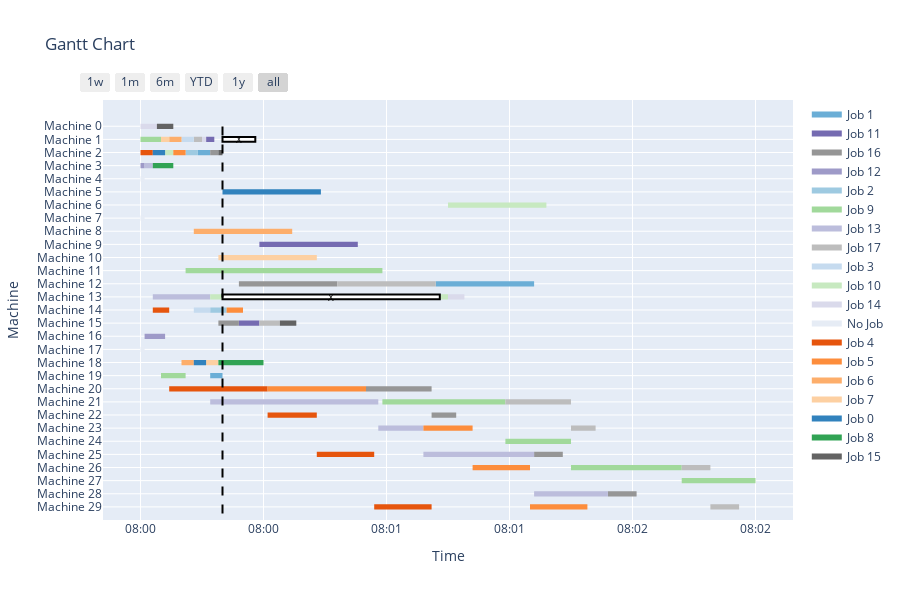

Notebook code for this chart:
### Code cell
# Running schedule
completion = False
# Random events
JA_event, MB_event, events, t, trigger              = random_events(t, K, X_ijk, S_ij, C_ij, JA_event, MB_event, events,\
                                                                    maxtimeacceptnewjob, J, defectProb)

print(t)
while completion == False and trigger is not None:
    if t < np.max(C_ij):
        # Snapshot
        S_k, S_j, J, I, JSet, OJSet, DSet, ODSet,    \
        OperationPool, n_ops_left_j, MC_ji, n_MC_ji, \
        d_j, n_j, p_ijk, h_ijk,                      \
        org_p_ijk, org_h_ijk, org_n_j,               \
        org_MC_ji, org_n_MC_ji,                      \
        Oij_on_machine, affected_Oij,                \
        MB_info, MB_record,  X_ijk, S_ij, C_ij,      \
        JA, percent_JA, MB, percent_MB, remaining_re,\
        CT_k, T_cur, Tard_job, C_j                   = snapshot(t, trigger, MC_ji, n_MC_ji,                         \
                                                                d_j, n_j, p_ijk, h_ijk, J, I, K, X_ijk, S_ij, C_ij, \
                                                                OperationPool, MB_info, MB_record, S_k,             \
                                                                org_J, org_p_ijk, org_h_ijk, org_n_j,               \
                                                                org_MC_ji, org_n_MC_ji, C_j                         )
        # Store previous schedule
        X_previous, S_previous, C_previous           = store_schedule(X_ijk, S_ij, C_ij)       
        action_method 						         = action_space(J, I, K, p_ijk, h_ijk, d_j, n_j, 
                                                                    MC_ji, n_MC_ji, n_ops_left_j, OperationPool, S_k, S_j, 
                                                                    JSet, OJSet, Oij_on_machine, affected_Oij, 
                                                                    t, X_ijk, S_ij, C_ij, C_j, CT_k, T_cur, Tard_job, NewJobList, maxtime)
        action_id                                    = 2
        print(action_name[action_id])

        reschedule							         = action_method[action_id]
        GBest, X_ijk, S_ij, C_ij, C_j                = reschedule()
        print(GBest)
        X_ijk, S_ij, C_ij                            = update_schedule(DSet, ODSet, X_ijk, S_ij, C_ij, X_previous, S_previous, C_previous)
        fig2 = plot(J, K, n_j, X_ijk, S_ij, C_ij, MB_record, t)
        display(fig2)
        

        JA_event, MB_event, events, t, trigger      = random_events(t, K, X_ijk, S_ij, C_ij, JA_event, MB_event, events,\
                                                                    maxtimeacceptnewjob, J, defectProb)
        completion = True
    # else: completion = True

### Figure 1 — Plotly figure (JSON) as saved in the notebook; plotly's stock layout.template omitted (floating-point values rounded to 4 significant figures)
{"data": [{"fill": "toself", "fillcolor": "rgb(107, 174, 214)", "hoverinfo": "name", "legendgroup": "rgb(107, 174, 214)", "mode": "none", "name": "Job 1", "type": "scatter", "x": ["2024-07-01T08:00:14", "2024-07-01T08:00:17", "2024-07-01T08:00:17", "2024-07-01T08:00:14", "2024-07-01T08:00:14", "2024-07-01T08:01:12", "2024-07-01T08:01:36", "2024-07-01T08:01:36", "2024-07-01T08:01:12", "2024-07-01T08:01:12", "2024-07-01T08:00:17", "2024-07-01T08:00:20", "2024-07-01T08:00:20", "2024-07-01T08:00:17"], "y": [26.8, 26.8, 27.2, 27.2, null, 16.8, 16.8, 17.2, 17.2, null, 9.8, 9.8, 10.2, 10.2]}, {"fill": "toself", "fillcolor": "rgb(117, 107, 177)", "hoverinfo": "name", "legendgroup": "rgb(117, 107, 177)", "mode": "none", "name": "Job 11", "type": "scatter", "x": ["2024-07-01T08:00:16", "2024-07-01T08:00:18", "2024-07-01T08:00:18", "2024-07-01T08:00:16", "2024-07-01T08:00:16", "2024-07-01T08:00:29", "2024-07-01T08:00:53", "2024-07-01T08:00:53", "2024-07-01T08:00:29", "2024-07-01T08:00:29", "2024-07-01T08:00:24", "2024-07-01T08:00:29", "2024-07-01T08:00:29", "2024-07-01T08:00:24"], "y": [27.8, 27.8, 28.2, 28.2, null, 19.8, 19.8, 20.2, 20.2, null, 13.8, 13.8, 14.2, 14.2]}, {"fill": "toself", "fillcolor": "rgb(150, 150, 150)", "hoverinfo": "name", "legendgroup": "rgb(150, 150, 150)", "mode": "none", "name": "Job 16", "type": "scatter", "x": ["2024-07-01T08:00:17", "2024-07-01T08:00:19", "2024-07-01T08:00:19", "2024-07-01T08:00:17", "2024-07-01T08:00:17", "2024-07-01T08:00:24", "2024-07-01T08:00:48", "2024-07-01T08:00:48", "2024-07-01T08:00:24", "2024-07-01T08:00:24", "2024-07-01T08:00:19", "2024-07-01T08:00:24", "2024-07-01T08:00:24", "2024-07-01T08:00:19", "2024-07-01T08:00:19", "2024-07-01T08:00:55", "2024-07-01T08:01:11", "2024-07-01T08:01:11", "2024-07-01T08:00:55", "2024-07-01T08:00:55", "2024-07-01T08:01:11", "2024-07-01T08:01:17", "2024-07-01T08:01:17", "2024-07-01T08:01:11", "2024-07-01T08:01:11", "2024-07-01T08:01:36", "2024-07-01T08:01:43", "2024-07-01T08:01:43", "2024-07-01T08:01:36", "2024-07-01T08:01:36", "2024-07-01T08:01:54", "2024-07-01T08:02:01", "2024-07-01T08:02:01", "2024-07-01T08:01:54"], "y": [26.8, 26.8, 27.2, 27.2, null, 16.8, 16.8, 17.2, 17.2, null, 13.8, 13.8, 14.2, 14.2, null, 8.8, 8.8, 9.2, 9.2, null, 6.8, 6.8, 7.2, 7.2, null, 3.8, 3.8, 4.2, 4.2, null, 0.8, 0.8, 1.2, 1.2]}, {"fill": "toself", "fillcolor": "rgb(158, 154, 200)", "hoverinfo": "name", "legendgroup": "rgb(158, 154, 200)", "mode": "none", "name": "Job 12", "type": "scatter", "x": ["2024-07-01T08:00:00", "2024-07-01T08:00:01", "2024-07-01T08:00:01", "2024-07-01T08:00:00", "2024-07-01T08:00:00", "2024-07-01T08:00:01", "2024-07-01T08:00:06", "2024-07-01T08:00:06", "2024-07-01T08:00:01"], "y": [25.8, 25.8, 26.2, 26.2, null, 12.8, 12.8, 13.2, 13.2]}, {"fill": "toself", "fillcolor": "rgb(158, 202, 225)", "hoverinfo": "name", "legendgroup": "rgb(158, 202, 225)", "mode": "none", "name": "Job 2", "type": "scatter", "x": ["2024-07-01T08:00:11", "2024-07-01T08:00:14", "2024-07-01T08:00:14", "2024-07-01T08:00:11", "2024-07-01T08:00:11", "2024-07-01T08:00:17", "2024-07-01T08:00:21", "2024-07-01T08:00:21", "2024-07-01T08:00:17"], "y": [26.8, 26.8, 27.2, 27.2, null, 14.8, 14.8, 15.2, 15.2]}, {"fill": "toself", "fillcolor": "rgb(161, 217, 155)", "hoverinfo": "name", "legendgroup": "rgb(161, 217, 155)", "mode": "none", "name": "Job 9", "type": "scatter", "x": ["2024-07-01T08:00:00", "2024-07-01T08:00:05", "2024-07-01T08:00:05", "2024-07-01T08:00:00", "2024-07-01T08:00:00", "2024-07-01T08:00:11", "2024-07-01T08:00:59", "2024-07-01T08:00:59", "2024-07-01T08:00:11", "2024-07-01T08:00:11", "2024-07-01T08:00:05", "2024-07-01T08:00:11", "2024-07-01T08:00:11", "2024-07-01T08:00:05", "2024-07-01T08:00:05", "2024-07-01T08:00:59", "2024-07-01T08:01:29", "2024-07-01T08:01:29", "2024-07-01T08:00:59", "2024-07-01T08:00:59", "2024-07-01T08:01:29", "2024-07-01T08:01:45", "2024-07-01T08:01:45", "2024-07-01T08:01:29", "2024-07-01T08:01:29", "2024-07-01T08:01:45", "2024-07-01T08:02:12", "2024-07-01T08:02:12", "2024-07-01T08:01:45", "2024-07-01T08:01:45", "2024-07-01T08:02:12", "2024-07-01T08:02:30", "2024-07-01T08:02:30", "2024-07-01T08:02:12"], "y": [27.8, 27.8, 28.2, 28.2, null, 17.8, 17.8, 18.2, 18.2, null, 9.8, 9.8, 10.2, 10.2, null, 7.8, 7.8, 8.2, 8.2, null, 4.8, 4.8, 5.2, 5.2, null, 2.8, 2.8, 3.2, 3.2, null, 1.8, 1.8, 2.2, 2.2]}, {"fill": "toself", "fillcolor": "rgb(188, 189, 220)", "hoverinfo": "name", "legendgroup": "rgb(188, 189, 220)", "mode": "none", "name": "Job 13", "type": "scatter", "x": ["2024-07-01T08:00:01", "2024-07-01T08:00:03", "2024-07-01T08:00:03", "2024-07-01T08:00:01", "2024-07-01T08:00:01", "2024-07-01T08:00:03", "2024-07-01T08:00:17", "2024-07-01T08:00:17", "2024-07-01T08:00:03", "2024-07-01T08:00:03", "2024-07-01T08:00:17", "2024-07-01T08:00:58", "2024-07-01T08:00:58", "2024-07-01T08:00:17", "2024-07-01T08:00:17", "2024-07-01T08:00:58", "2024-07-01T08:01:09", "2024-07-01T08:01:09", "2024-07-01T08:00:58", "2024-07-01T08:00:58", "2024-07-01T08:01:09", "2024-07-01T08:01:36", "2024-07-01T08:01:36", "2024-07-01T08:01:09", "2024-07-01T08:01:09", "2024-07-01T08:01:36", "2024-07-01T08:01:54", "2024-07-01T08:01:54", "2024-07-01T08:01:36"], "y": [25.8, 25.8, 26.2, 26.2, null, 15.8, 15.8, 16.2, 16.2, null, 7.8, 7.8, 8.2, 8.2, null, 5.8, 5.8, 6.2, 6.2, null, 3.8, 3.8, 4.2, 4.2, null, 0.8, 0.8, 1.2, 1.2]}, {"fill": "toself", "fillcolor": "rgb(189, 189, 189)", "hoverinfo": "name", "legendgroup": "rgb(189, 189, 189)", "mode": "none", "name": "Job 17", "type": "scatter", "x": ["2024-07-01T08:00:13", "2024-07-01T08:00:15", "2024-07-01T08:00:15", "2024-07-01T08:00:13", "2024-07-01T08:00:13", "2024-07-01T08:00:48", "2024-07-01T08:01:12", "2024-07-01T08:01:12", "2024-07-01T08:00:48", "2024-07-01T08:00:48", "2024-07-01T08:00:29", "2024-07-01T08:00:34", "2024-07-01T08:00:34", "2024-07-01T08:00:29", "2024-07-01T08:00:29", "2024-07-01T08:01:29", "2024-07-01T08:01:45", "2024-07-01T08:01:45", "2024-07-01T08:01:29", "2024-07-01T08:01:29", "2024-07-01T08:01:45", "2024-07-01T08:01:51", "2024-07-01T08:01:51", "2024-07-01T08:01:45", "2024-07-01T08:01:45", "2024-07-01T08:02:12", "2024-07-01T08:02:19", "2024-07-01T08:02:19", "2024-07-01T08:02:12", "2024-07-01T08:02:12", "2024-07-01T08:02:19", "2024-07-01T08:02:26", "2024-07-01T08:02:26", "2024-07-01T08:02:19"], "y": [27.8, 27.8, 28.2, 28.2, null, 16.8, 16.8, 17.2, 17.2, null, 13.8, 13.8, 14.2, 14.2, null, 7.8, 7.8, 8.2, 8.2, null, 5.8, 5.8, 6.2, 6.2, null, 2.8, 2.8, 3.2, 3.2, null, -0.2, -0.2, 0.2, 0.2]}, {"fill": "toself", "fillcolor": "rgb(198, 219, 239)", "hoverinfo": "name", "legendgroup": "rgb(198, 219, 239)", "mode": "none", "name": "Job 3", "type": "scatter", "x": ["2024-07-01T08:00:10", "2024-07-01T08:00:13", "2024-07-01T08:00:13", "2024-07-01T08:00:10", "2024-07-01T08:00:10", "2024-07-01T08:00:13", "2024-07-01T08:00:17", "2024-07-01T08:00:17", "2024-07-01T08:00:13"], "y": [27.8, 27.8, 28.2, 28.2, null, 14.8, 14.8, 15.2, 15.2]}, {"fill": "toself", "fillcolor": "rgb(199, 233, 192)", "hoverinfo": "name", "legendgroup": "rgb(199, 233, 192)", "mode": "none", "name": "Job 10", "type": "scatter", "x": ["2024-07-01T08:00:06", "2024-07-01T08:00:08", "2024-07-01T08:00:08", "2024-07-01T08:00:06", "2024-07-01T08:00:06", "2024-07-01T08:01:15", "2024-07-01T08:01:39", "2024-07-01T08:01:39", "2024-07-01T08:01:15", "2024-07-01T08:01:15", "2024-07-01T08:00:17", "2024-07-01T08:00:20", "2024-07-01T08:00:20", "2024-07-01T08:00:17", "2024-07-01T08:00:17", "2024-07-01T08:01:13", "2024-07-01T08:01:15", "2024-07-01T08:01:15", "2024-07-01T08:01:13"], "y": [26.8, 26.8, 27.2, 27.2, null, 22.8, 22.8, 23.2, 23.2, null, 15.8, 15.8, 16.2, 16.2, null, 15.8, 15.8, 16.2, 16.2]}, {"fill": "toself", "fillcolor": "rgb(218, 218, 235)", "hoverinfo": "name", "legendgroup": "rgb(218, 218, 235)", "mode": "none", "name": "Job 14", "type": "scatter", "x": ["2024-07-01T08:00:00", "2024-07-01T08:00:04", "2024-07-01T08:00:04", "2024-07-01T08:00:00", "2024-07-01T08:00:00", "2024-07-01T08:00:15", "2024-07-01T08:00:16", "2024-07-01T08:00:16", "2024-07-01T08:00:15", "2024-07-01T08:00:15", "2024-07-01T08:01:15", "2024-07-01T08:01:19", "2024-07-01T08:01:19", "2024-07-01T08:01:15"], "y": [28.8, 28.8, 29.2, 29.2, null, 27.8, 27.8, 28.2, 28.2, null, 15.8, 15.8, 16.2, 16.2]}, {"fill": "toself", "fillcolor": "rgb(230, 236, 245)", "hoverinfo": "name", "legendgroup": "rgb(230, 236, 245)", "mode": "none", "name": "No Job", "type": "scatter", "x": ["2024-07-01T08:00:00", "2024-07-01T08:00:01", "2024-07-01T08:00:01", "2024-07-01T08:00:00", "2024-07-01T08:00:00", "2024-07-01T08:00:00", "2024-07-01T08:00:01", "2024-07-01T08:00:01", "2024-07-01T08:00:00", "2024-07-01T08:00:00", "2024-07-01T08:00:00", "2024-07-01T08:00:01", "2024-07-01T08:00:01", "2024-07-01T08:00:00"], "y": [24.8, 24.8, 25.2, 25.2, null, 21.8, 21.8, 22.2, 22.2, null, 11.8, 11.8, 12.2, 12.2]}, {"fill": "toself", "fillcolor": "rgb(230, 85, 13)", "hoverinfo": "name", "legendgroup": "rgb(230, 85, 13)", "mode": "none", "name": "Job 4", "type": "scatter", "x": ["2024-07-01T08:00:00", "2024-07-01T08:00:03", "2024-07-01T08:00:03", "2024-07-01T08:00:00", "2024-07-01T08:00:00", "2024-07-01T08:00:03", "2024-07-01T08:00:07", "2024-07-01T08:00:07", "2024-07-01T08:00:03", "2024-07-01T08:00:03", "2024-07-01T08:00:07", "2024-07-01T08:00:31", "2024-07-01T08:00:31", "2024-07-01T08:00:07", "2024-07-01T08:00:07", "2024-07-01T08:00:31", "2024-07-01T08:00:43", "2024-07-01T08:00:43", "2024-07-01T08:00:31", "2024-07-01T08:00:31", "2024-07-01T08:00:43", "2024-07-01T08:00:57", "2024-07-01T08:00:57", "2024-07-01T08:00:43", "2024-07-01T08:00:43", "2024-07-01T08:00:57", "2024-07-01T08:01:11", "2024-07-01T08:01:11", "2024-07-01T08:00:57"], "y": [26.8, 26.8, 27.2, 27.2, null, 14.8, 14.8, 15.2, 15.2, null, 8.8, 8.8, 9.2, 9.2, null, 6.8, 6.8, 7.2, 7.2, null, 3.8, 3.8, 4.2, 4.2, null, -0.2, -0.2, 0.2, 0.2]}, {"fill": "toself", "fillcolor": "rgb(253, 141, 60)", "hoverinfo": "name", "legendgroup": "rgb(253, 141, 60)", "mode": "none", "name": "Job 5", "type": "scatter", "x": ["2024-07-01T08:00:08", "2024-07-01T08:00:11", "2024-07-01T08:00:11", "2024-07-01T08:00:08", "2024-07-01T08:00:08", "2024-07-01T08:00:21", "2024-07-01T08:00:25", "2024-07-01T08:00:25", "2024-07-01T08:00:21", "2024-07-01T08:00:21", "2024-07-01T08:00:31", "2024-07-01T08:00:55", "2024-07-01T08:00:55", "2024-07-01T08:00:31", "2024-07-01T08:00:31", "2024-07-01T08:01:09", "2024-07-01T08:01:21", "2024-07-01T08:01:21", "2024-07-01T08:01:09", "2024-07-01T08:01:09", "2024-07-01T08:01:21", "2024-07-01T08:01:35", "2024-07-01T08:01:35", "2024-07-01T08:01:21", "2024-07-01T08:01:21", "2024-07-01T08:01:35", "2024-07-01T08:01:49", "2024-07-01T08:01:49", "2024-07-01T08:01:35"], "y": [26.8, 26.8, 27.2, 27.2, null, 14.8, 14.8, 15.2, 15.2, null, 8.8, 8.8, 9.2, 9.2, null, 5.8, 5.8, 6.2, 6.2, null, 2.8, 2.8, 3.2, 3.2, null, -0.2, -0.2, 0.2, 0.2]}, {"fill": "toself", "fillcolor": "rgb(253, 174, 107)", "hoverinfo": "name", "legendgroup": "rgb(253, 174, 107)", "mode": "none", "name": "Job 6", "type": "scatter", "x": ["2024-07-01T08:00:07", "2024-07-01T08:00:10", "2024-07-01T08:00:10", "2024-07-01T08:00:07", "2024-07-01T08:00:07", "2024-07-01T08:00:13", "2024-07-01T08:00:37", "2024-07-01T08:00:37", "2024-07-01T08:00:13", "2024-07-01T08:00:13", "2024-07-01T08:00:10", "2024-07-01T08:00:13", "2024-07-01T08:00:13", "2024-07-01T08:00:10"], "y": [27.8, 27.8, 28.2, 28.2, null, 20.8, 20.8, 21.2, 21.2, null, 10.8, 10.8, 11.2, 11.2]}, {"fill": "toself", "fillcolor": "rgb(253, 208, 162)", "hoverinfo": "name", "legendgroup": "rgb(253, 208, 162)", "mode": "none", "name": "Job 7", "type": "scatter", "x": ["2024-07-01T08:00:05", "2024-07-01T08:00:07", "2024-07-01T08:00:07", "2024-07-01T08:00:05", "2024-07-01T08:00:05", "2024-07-01T08:00:19", "2024-07-01T08:00:43", "2024-07-01T08:00:43", "2024-07-01T08:00:19", "2024-07-01T08:00:19", "2024-07-01T08:00:16", "2024-07-01T08:00:19", "2024-07-01T08:00:19", "2024-07-01T08:00:16"], "y": [27.8, 27.8, 28.2, 28.2, null, 18.8, 18.8, 19.2, 19.2, null, 10.8, 10.8, 11.2, 11.2]}, {"fill": "toself", "fillcolor": "rgb(49, 130, 189)", "hoverinfo": "name", "legendgroup": "rgb(49, 130, 189)", "mode": "none", "name": "Job 0", "type": "scatter", "x": ["2024-07-01T08:00:03", "2024-07-01T08:00:06", "2024-07-01T08:00:06", "2024-07-01T08:00:03", "2024-07-01T08:00:03", "2024-07-01T08:00:20", "2024-07-01T08:00:44", "2024-07-01T08:00:44", "2024-07-01T08:00:20", "2024-07-01T08:00:20", "2024-07-01T08:00:13", "2024-07-01T08:00:16", "2024-07-01T08:00:16", "2024-07-01T08:00:13"], "y": [26.8, 26.8, 27.2, 27.2, null, 23.8, 23.8, 24.2, 24.2, null, 10.8, 10.8, 11.2, 11.2]}, {"fill": "toself", "fillcolor": "rgb(49, 163, 84)", "hoverinfo": "name", "legendgroup": "rgb(49, 163, 84)", "mode": "none", "name": "Job 8", "type": "scatter", "x": ["2024-07-01T08:00:03", "2024-07-01T08:00:08", "2024-07-01T08:00:08", "2024-07-01T08:00:03", "2024-07-01T08:00:03", "2024-07-01T08:00:19", "2024-07-01T08:00:30", "2024-07-01T08:00:30", "2024-07-01T08:00:19"], "y": [25.8, 25.8, 26.2, 26.2, null, 10.8, 10.8, 11.2, 11.2]}, {"fill": "toself", "fillcolor": "rgb(99, 99, 99)", "hoverinfo": "name", "legendgroup": "rgb(99, 99, 99)", "mode": "none", "name": "Job 15", "type": "scatter", "x": ["2024-07-01T08:00:04", "2024-07-01T08:00:08", "2024-07-01T08:00:08", "2024-07-01T08:00:04", "2024-07-01T08:00:04", "2024-07-01T08:00:19", "2024-07-01T08:00:20", "2024-07-01T08:00:20", "2024-07-01T08:00:19", "2024-07-01T08:00:19", "2024-07-01T08:00:34", "2024-07-01T08:00:38", "2024-07-01T08:00:38", "2024-07-01T08:00:34"], "y": [28.8, 28.8, 29.2, 29.2, null, 26.8, 26.8, 27.2, 27.2, null, 13.8, 13.8, 14.2, 14.2]}, {"legendgroup": "rgb(107, 174, 214)", "marker": {"color": "rgb(107, 174, 214)", "opacity": 0, "size": 1}, "mode": "markers", "name": "", "showlegend": false, "text": [null, null, null, null, null, null], "type": "scatter", "x": ["2024-07-01T08:00:14", "2024-07-01T08:00:17", "2024-07-01T08:01:12", "2024-07-01T08:01:36", "2024-07-01T08:00:17", "2024-07-01T08:00:20"], "y": [27, 27, 17, 17, 10, 10]}, {"legendgroup": "rgb(117, 107, 177)", "marker": {"color": "rgb(117, 107, 177)", "opacity": 0, "size": 1}, "mode": "markers", "name": "", "showlegend": false, "text": [null, null, null, null, null, null], "type": "scatter", "x": ["2024-07-01T08:00:16", "2024-07-01T08:00:18", "2024-07-01T08:00:29", "2024-07-01T08:00:53", "2024-07-01T08:00:24", "2024-07-01T08:00:29"], "y": [28, 28, 20, 20, 14, 14]}, {"legendgroup": "rgb(150, 150, 150)", "marker": {"color": "rgb(150, 150, 150)", "opacity": 0, "size": 1}, "mode": "markers", "name": "", "showlegend": false, "text": [null, null, null, null, null, null, null, null, null, null, null, null, null, null], "type": "scatter", "x": ["2024-07-01T08:00:17", "2024-07-01T08:00:19", "2024-07-01T08:00:24", "2024-07-01T08:00:48", "2024-07-01T08:00:19", "2024-07-01T08:00:24", "2024-07-01T08:00:55", "2024-07-01T08:01:11", "2024-07-01T08:01:11", "2024-07-01T08:01:17", "2024-07-01T08:01:36", "2024-07-01T08:01:43", "2024-07-01T08:01:54", "2024-07-01T08:02:01"], "y": [27, 27, 17, 17, 14, 14, 9, 9, 7, 7, 4, 4, 1, 1]}, {"legendgroup": "rgb(158, 154, 200)", "marker": {"color": "rgb(158, 154, 200)", "opacity": 0, "size": 1}, "mode": "markers", "name": "", "showlegend": false, "text": [null, null, null, null], "type": "scatter", "x": ["2024-07-01T08:00:00", "2024-07-01T08:00:01", "2024-07-01T08:00:01", "2024-07-01T08:00:06"], "y": [26, 26, 13, 13]}, {"legendgroup": "rgb(158, 202, 225)", "marker": {"color": "rgb(158, 202, 225)", "opacity": 0, "size": 1}, "mode": "markers", "name": "", "showlegend": false, "text": [null, null, null, null], "type": "scatter", "x": ["2024-07-01T08:00:11", "2024-07-01T08:00:14", "2024-07-01T08:00:17", "2024-07-01T08:00:21"], "y": [27, 27, 15, 15]}, {"legendgroup": "rgb(161, 217, 155)", "marker": {"color": "rgb(161, 217, 155)", "opacity": 0, "size": 1}, "mode": "markers", "name": "", "showlegend": false, "text": [null, null, null, null, null, null, null, null, null, null, null, null, null, null], "type": "scatter", "x": ["2024-07-01T08:00:00", "2024-07-01T08:00:05", "2024-07-01T08:00:11", "2024-07-01T08:00:59", "2024-07-01T08:00:05", "2024-07-01T08:00:11", "2024-07-01T08:00:59", "2024-07-01T08:01:29", "2024-07-01T08:01:29", "2024-07-01T08:01:45", "2024-07-01T08:01:45", "2024-07-01T08:02:12", "2024-07-01T08:02:12", "2024-07-01T08:02:30"], "y": [28, 28, 18, 18, 10, 10, 8, 8, 5, 5, 3, 3, 2, 2]}, {"legendgroup": "rgb(188, 189, 220)", "marker": {"color": "rgb(188, 189, 220)", "opacity": 0, "size": 1}, "mode": "markers", "name": "", "showlegend": false, "text": [null, null, null, null, null, null, null, null, null, null, null, null], "type": "scatter", "x": ["2024-07-01T08:00:01", "2024-07-01T08:00:03", "2024-07-01T08:00:03", "2024-07-01T08:00:17", "2024-07-01T08:00:17", "2024-07-01T08:00:58", "2024-07-01T08:00:58", "2024-07-01T08:01:09", "2024-07-01T08:01:09", "2024-07-01T08:01:36", "2024-07-01T08:01:36", "2024-07-01T08:01:54"], "y": [26, 26, 16, 16, 8, 8, 6, 6, 4, 4, 1, 1]}, {"legendgroup": "rgb(189, 189, 189)", "marker": {"color": "rgb(189, 189, 189)", "opacity": 0, "size": 1}, "mode": "markers", "name": "", "showlegend": false, "text": [null, null, null, null, null, null, null, null, null, null, null, null, null, null], "type": "scatter", "x": ["2024-07-01T08:00:13", "2024-07-01T08:00:15", "2024-07-01T08:00:48", "2024-07-01T08:01:12", "2024-07-01T08:00:29", "2024-07-01T08:00:34", "2024-07-01T08:01:29", "2024-07-01T08:01:45", "2024-07-01T08:01:45", "2024-07-01T08:01:51", "2024-07-01T08:02:12", "2024-07-01T08:02:19", "2024-07-01T08:02:19", "2024-07-01T08:02:26"], "y": [28, 28, 17, 17, 14, 14, 8, 8, 6, 6, 3, 3, 0, 0]}, {"legendgroup": "rgb(198, 219, 239)", "marker": {"color": "rgb(198, 219, 239)", "opacity": 0, "size": 1}, "mode": "markers", "name": "", "showlegend": false, "text": [null, null, null, null], "type": "scatter", "x": ["2024-07-01T08:00:10", "2024-07-01T08:00:13", "2024-07-01T08:00:13", "2024-07-01T08:00:17"], "y": [28, 28, 15, 15]}, {"legendgroup": "rgb(199, 233, 192)", "marker": {"color": "rgb(199, 233, 192)", "opacity": 0, "size": 1}, "mode": "markers", "name": "", "showlegend": false, "text": [null, null, null, null, null, null, null, null], "type": "scatter", "x": ["2024-07-01T08:00:06", "2024-07-01T08:00:08", "2024-07-01T08:01:15", "2024-07-01T08:01:39", "2024-07-01T08:00:17", "2024-07-01T08:00:20", "2024-07-01T08:01:13", "2024-07-01T08:01:15"], "y": [27, 27, 23, 23, 16, 16, 16, 16]}, {"legendgroup": "rgb(218, 218, 235)", "marker": {"color": "rgb(218, 218, 235)", "opacity": 0, "size": 1}, "mode": "markers", "name": "", "showlegend": false, "text": [null, null, null, null, null, null], "type": "scatter", "x": ["2024-07-01T08:00:00", "2024-07-01T08:00:04", "2024-07-01T08:00:15", "2024-07-01T08:00:16", "2024-07-01T08:01:15", "2024-07-01T08:01:19"], "y": [29, 29, 28, 28, 16, 16]}, {"legendgroup": "rgb(230, 236, 245)", "marker": {"color": "rgb(230, 236, 245)", "opacity": 0, "size": 1}, "mode": "markers", "name": "", "showlegend": false, "text": [null, null, null, null, null, null], "type": "scatter", "x": ["2024-07-01T08:00:00", "2024-07-01T08:00:01", "2024-07-01T08:00:00", "2024-07-01T08:00:01", "2024-07-01T08:00:00", "2024-07-01T08:00:01"], "y": [25, 25, 22, 22, 12, 12]}, {"legendgroup": "rgb(230, 85, 13)", "marker": {"color": "rgb(230, 85, 13)", "opacity": 0, "size": 1}, "mode": "markers", "name": "", "showlegend": false, "text": [null, null, null, null, null, null, null, null, null, null, null, null], "type": "scatter", "x": ["2024-07-01T08:00:00", "2024-07-01T08:00:03", "2024-07-01T08:00:03", "2024-07-01T08:00:07", "2024-07-01T08:00:07", "2024-07-01T08:00:31", "2024-07-01T08:00:31", "2024-07-01T08:00:43", "2024-07-01T08:00:43", "2024-07-01T08:00:57", "2024-07-01T08:00:57", "2024-07-01T08:01:11"], "y": [27, 27, 15, 15, 9, 9, 7, 7, 4, 4, 0, 0]}, {"legendgroup": "rgb(253, 141, 60)", "marker": {"color": "rgb(253, 141, 60)", "opacity": 0, "size": 1}, "mode": "markers", "name": "", "showlegend": false, "text": [null, null, null, null, null, null, null, null, null, null, null, null], "type": "scatter", "x": ["2024-07-01T08:00:08", "2024-07-01T08:00:11", "2024-07-01T08:00:21", "2024-07-01T08:00:25", "2024-07-01T08:00:31", "2024-07-01T08:00:55", "2024-07-01T08:01:09", "2024-07-01T08:01:21", "2024-07-01T08:01:21", "2024-07-01T08:01:35", "2024-07-01T08:01:35", "2024-07-01T08:01:49"], "y": [27, 27, 15, 15, 9, 9, 6, 6, 3, 3, 0, 0]}, {"legendgroup": "rgb(253, 174, 107)", "marker": {"color": "rgb(253, 174, 107)", "opacity": 0, "size": 1}, "mode": "markers", "name": "", "showlegend": false, "text": [null, null, null, null, null, null], "type": "scatter", "x": ["2024-07-01T08:00:07", "2024-07-01T08:00:10", "2024-07-01T08:00:13", "2024-07-01T08:00:37", "2024-07-01T08:00:10", "2024-07-01T08:00:13"], "y": [28, 28, 21, 21, 11, 11]}, {"legendgroup": "rgb(253, 208, 162)", "marker": {"color": "rgb(253, 208, 162)", "opacity": 0, "size": 1}, "mode": "markers", "name": "", "showlegend": false, "text": [null, null, null, null, null, null], "type": "scatter", "x": ["2024-07-01T08:00:05", "2024-07-01T08:00:07", "2024-07-01T08:00:19", "2024-07-01T08:00:43", "2024-07-01T08:00:16", "2024-07-01T08:00:19"], "y": [28, 28, 19, 19, 11, 11]}, {"legendgroup": "rgb(49, 130, 189)", "marker": {"color": "rgb(49, 130, 189)", "opacity": 0, "size": 1}, "mode": "markers", "name": "", "showlegend": false, "text": [null, null, null, null, null, null], "type": "scatter", "x": ["2024-07-01T08:00:03", "2024-07-01T08:00:06", "2024-07-01T08:00:20", "2024-07-01T08:00:44", "2024-07-01T08:00:13", "2024-07-01T08:00:16"], "y": [27, 27, 24, 24, 11, 11]}, {"legendgroup": "rgb(49, 163, 84)", "marker": {"color": "rgb(49, 163, 84)", "opacity": 0, "size": 1}, "mode": "markers", "name": "", "showlegend": false, "text": [null, null, null, null], "type": "scatter", "x": ["2024-07-01T08:00:03", "2024-07-01T08:00:08", "2024-07-01T08:00:19", "2024-07-01T08:00:30"], "y": [26, 26, 11, 11]}, {"legendgroup": "rgb(99, 99, 99)", "marker": {"color": "rgb(99, 99, 99)", "opacity": 0, "size": 1}, "mode": "markers", "name": "", "showlegend": false, "text": [null, null, null, null, null, null], "type": "scatter", "x": ["2024-07-01T08:00:04", "2024-07-01T08:00:08", "2024-07-01T08:00:19", "2024-07-01T08:00:20", "2024-07-01T08:00:34", "2024-07-01T08:00:38"], "y": [29, 29, 27, 27, 14, 14]}], "layout": {"annotations": [{"align": "center", "font": {"color": "black", "size": 10}, "showarrow": false, "text": "X", "valign": "middle", "x": "2024-07-01T08:00:24", "y": 28}, {"align": "center", "font": {"color": "black", "size": 10}, "showarrow": false, "text": "X", "valign": "middle", "x": "2024-07-01T08:00:46.500000", "y": 16}], "height": 600, "hovermode": "closest", "legend": {"traceorder": "normal"}, "shapes": [{"fillcolor": "white", "line": {"color": "black"}, "opacity": 1, "type": "rect", "x0": "2024-07-01T08:00:20", "x1": "2024-07-01T08:00:28", "y0": 27.82, "y1": 28.18}, {"fillcolor": "white", "line": {"color": "black"}, "opacity": 1, "type": "rect", "x0": "2024-07-01T08:00:20", "x1": "2024-07-01T08:01:13", "y0": 15.82, "y1": 16.18}, {"line": {"color": "black", "dash": "dash"}, "type": "line", "x0": "2024-07-01T08:00:20", "x1": "2024-07-01T08:00:20", "y0": -0.5, "y1": 29.5}], "showlegend": true, "title": {"text": "Gantt Chart"}, "xaxis": {"rangeselector": {"buttons": [{"count": 7, "label": "1w", "step": "day", "stepmode": "backward"}, {"count": 1, "label": "1m", "step": "month", "stepmode": "backward"}, {"count": 6, "label": "6m", "step": "month", "stepmode": "backward"}, {"count": 1, "label": "YTD", "step": "year", "stepmode": "todate"}, {"count": 1, "label": "1y", "step": "year", "stepmode": "backward"}, {"step": "all"}]}, "showgrid": true, "tickformat": "%H:%M", "title": {"text": "Time"}, "type": "date", "zeroline": false}, "yaxis": {"autorange": false, "range": [-1, 31], "showgrid": true, "ticktext": ["Machine 29", "Machine 28", "Machine 27", "Machine 26", "Machine 25", "Machine 24", "Machine 23", "Machine 22", "Machine 21", "Machine 20", "Machine 19", "Machine 18", "Machine 17", "Machine 16", "Machine 15", "Machine 14", "Machine 13", "Machine 12", "Machine 11", "Machine 10", "Machine 9", "Machine 8", "Machine 7", "Machine 6", "Machine 5", "Machine 4", "Machine 3", "Machine 2", "Machine 1", "Machine 0"], "tickvals": [0, 1, 2, 3, 4, 5, 6, 7, 8, 9, 10, 11, 12, 13, 14, 15, 16, 17, 18, 19, 20, 21, 22, 23, 24, 25, 26, 27, 28, 29], "title": {"text": "Machine"}, "zeroline": false}}}
